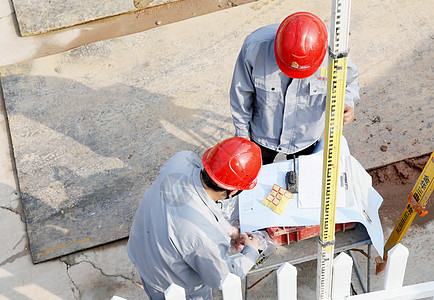
#> input picture 30.jpeg, 434 x 300 px
$ python coutourDetection.py
#> lines starting #> are read from the running program, lines starting #| are printed output that depends on the picture; after the words box and inside, x2 and y2 are one past the last pixel; in counts of white or black regions, pixels touching at a corner belong together
import cv2 as cv
import numpy as np

img = cv.imread('30.jpeg')
#> img is the input picture: shape (300, 434, 3); mean B, G, R 164.6, 170.8, 182.5
cv.imshow('cat',img)

blank = np.zeros(img.shape,dtype='uint8')
cv.imshow('blank',blank)

gray = cv.cvtColor(img,cv.COLOR_BGR2GRAY)
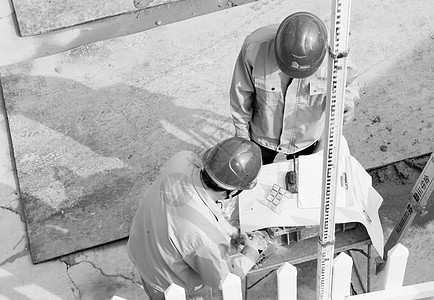
#> gray: shape (300, 434); min 0, max 255, mean 173.6
cv.imshow('gray',gray)

# [5 lines of commented-out code are left out]

ret, thresh = cv.threshold(gray,125,255,cv.THRESH_BINARY)
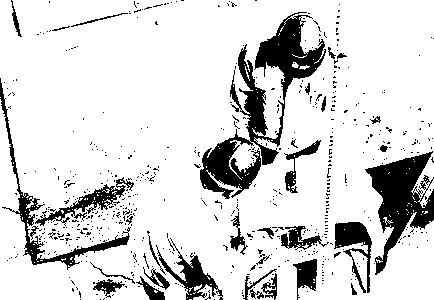
#> thresh: shape (300, 434); 84.6% white; 596 black regions (562 under 20 px)
cv.imshow('thresh',thresh)

contours, hierarchies = cv.findContours(thresh,cv.RETR_LIST,cv.CHAIN_APPROX_NONE)
#> contours = 1061 contours, 1014 with area under 20; largest, box (x1, y1, x2, y2) and area: (0, 0, 434, 300) 120900, (237, 11, 327, 166) 4730, (199, 128, 262, 200) 2255, (34, 176, 135, 227) 1172, (333, 221, 373, 294) 1102
print(f'{len(contours)} contours found')
#| 1061 contours found

cv.drawContours(blank,contours, -1,(0,0,255),2)
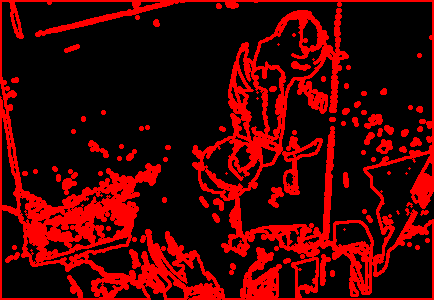
#> blank: shape (300, 434, 3); mean of channels 0, 1, 2 0, 0, 69.1; drawn as B, G, R
cv.imshow('ContoursDrawn',blank)


cv.waitKey(0)
